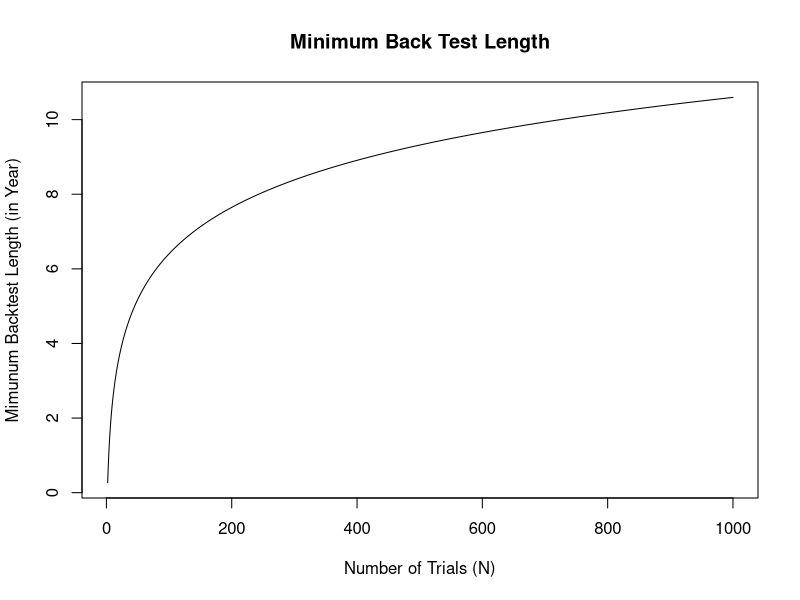

Recreate this plot in R.
minBTL<- function(Emax=1.0,N) {
	
	gama<-0.5772156649		#Euler-Mascheroni constant
	minBTL<-(((1-gama)*qnorm(1-1/N)+gama*qnorm(1-1/N*exp(-1)))/Emax)**2
  minBTL
	
}

minBTLcon<- function(Emax=1.0,N) {
	minBTLcon<-2*log(N)/Emax
  minBTLcon
}
exp<-c()
max<-c()
for (i in 1:1000){
	exp[i]<-minBTL(1.0,i)
	max[i]<-minBTLcon(1.0,i)
	next
}
length<-c(1:1000)
plot(length,exp,main="Minimum Back Test Length",type="l",xlab="Number of Trials (N)",ylab="Mimunum Backtest Length (in Year)")
line(length,max)

N<-9
minBTLcon(1.0,9) #4.39445
